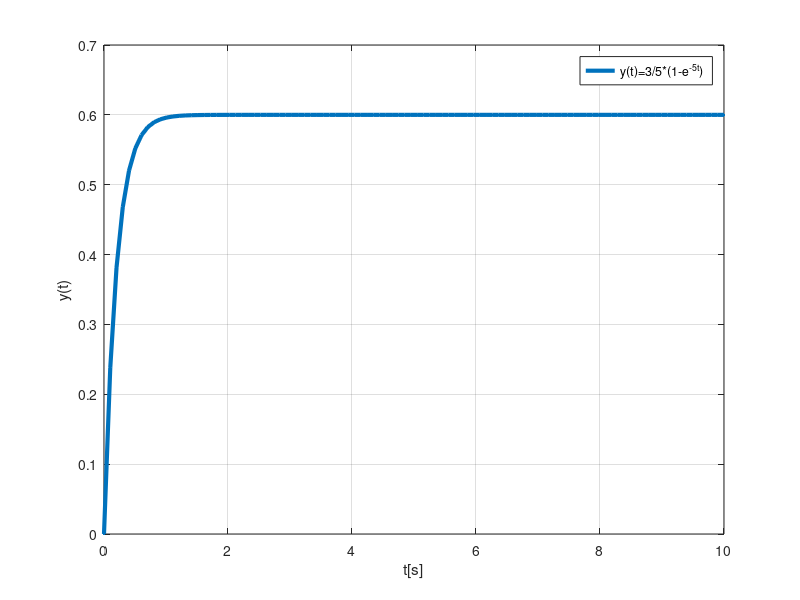

Reproduce this figure in MATLAB.

t = linspace(0,10,100)';

y = 3/5*(1-exp(-5*t));

figure(1)
plot(t,y,'.-','LineWidth',3)
grid on
ylabel('y(t)')
xlabel('t[s]')
legend('y(t)=3/5*(1-e^{-5t})')
